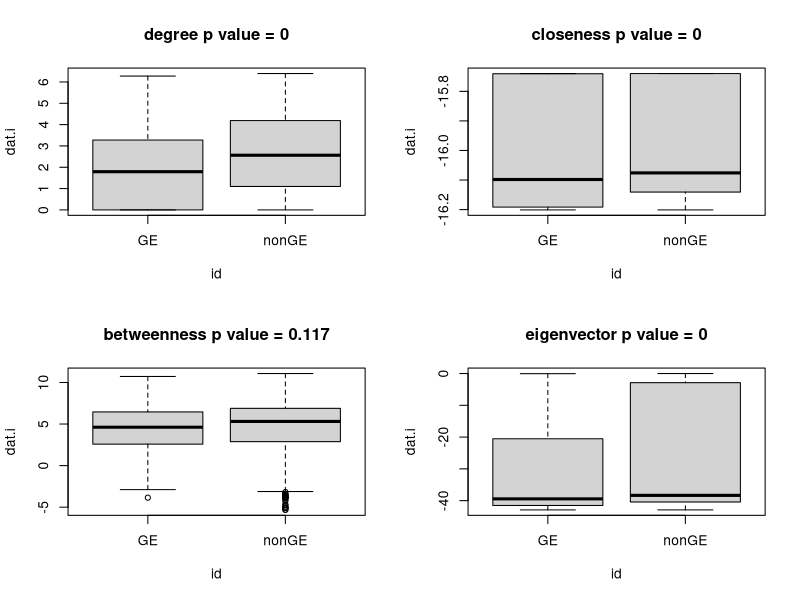

R code for this plot:
#libraries
library(igraph)

#data
dat.test<- read.csv("../data/gene_expression_net_feltus_main.csv")

genes <- read.csv("../data//FDR0.1/Drought GxE FDR0.1.csv")

genes <- as.character(genes[,1])

layout(matrix(1:4,ncol=2))
for(i in 2:ncol(dat.test)){
  dat.i <- dat.test[which(is.finite(log(dat.test[,i]))==TRUE),]
  use <- which(dat.i[,1] %in% genes)
  id <- rep('nonGE',nrow(dat.i))
  id[use] <- 'GE'
  dat.i <- log(dat.i[,i])
  obs.i <- abs(mean(dat.i[use])-mean(dat.i[-use]))
  len1 <- c()
  for(j in 1:1000){
    use.j <- sample(1:length(id), length(use), replace=TRUE)
    met.j <- abs(mean(dat.i[use.j])-mean(dat.i[-use.j]))
    len1 <- c(len1,met.j)
  }
  p.i <- round(length(which(len1>obs.i)),4)/j
  boxplot(dat.i~id,main=paste0(colnames(dat.test)[i],' p value = ',p.i))
}